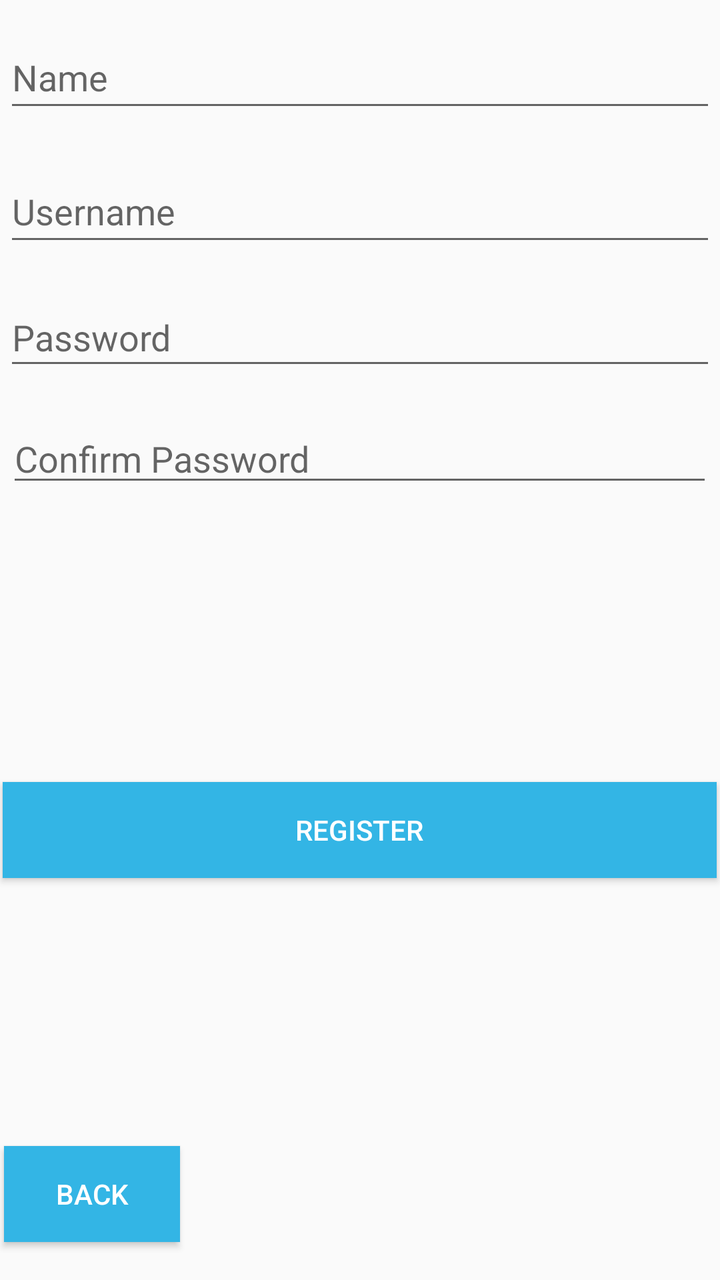
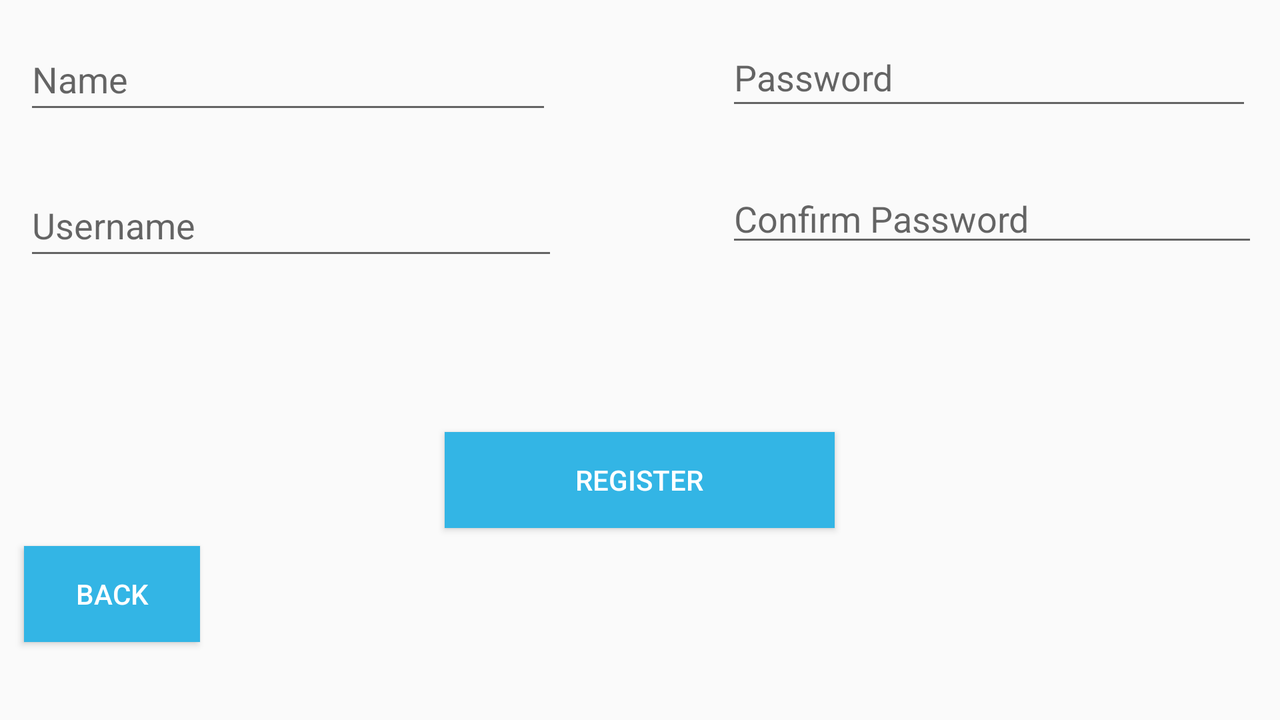

Compare how this app lays out the same screen by default and in its alternative resource folder. The renders come first, then the two layout files and the values they reference.
<!-- AndroidManifest.xml: application theme AppTheme -->
<!-- res/layout/activity_register.xml -->
<?xml version="1.0" encoding="utf-8"?>

<RelativeLayout xmlns:android="http://schemas.android.com/apk/res/android"
    xmlns:app="http://schemas.android.com/apk/res-auto"
    xmlns:tools="http://schemas.android.com/tools"
    android:layout_width="match_parent"
    android:layout_height="match_parent"
    tools:context=".RegisterActivity">


    <EditText
        android:id="@+id/etName"
        android:layout_width="356dp"
        android:layout_height="48dp"
        android:layout_alignParentTop="true"
        android:layout_centerHorizontal="true"
        android:layout_marginTop="13dp"
        android:ems="10"
        android:hint="Name"
        android:inputType="textPersonName"
        tools:layout_editor_absoluteX="19dp"
        tools:layout_editor_absoluteY="9dp" />

    <EditText
        android:id="@+id/etUsername"
        android:layout_width="356dp"
        android:layout_height="48dp"
        android:layout_alignParentTop="true"
        android:layout_centerHorizontal="true"
        android:layout_marginTop="80dp"
        android:ems="10"
        android:hint="Username"
        android:inputType="textPersonName"
        tools:layout_editor_absoluteX="18dp"
        tools:layout_editor_absoluteY="62dp" />

    <EditText
        android:id="@+id/etPassword"
        android:layout_width="356dp"
        android:layout_height="46dp"
        android:layout_alignParentTop="true"
        android:layout_centerHorizontal="true"
        android:layout_marginTop="144dp"
        android:ems="10"
        android:hint="Password"
        android:inputType="textPassword"
        tools:layout_editor_absoluteX="16dp"
        tools:layout_editor_absoluteY="120dp" />

    <Button
        android:id="@+id/bRegister"
        android:layout_width="357dp"
        android:layout_height="wrap_content"
        android:layout_alignParentBottom="true"
        android:layout_centerHorizontal="true"
        android:layout_marginBottom="201dp"
        android:background="@android:color/holo_blue_light"
        android:text="Register"
        android:textColor="#FFF"
        tools:layout_editor_absoluteX="16dp"
        tools:layout_editor_absoluteY="238dp" />

    <Button
        android:id="@+id/bBack"
        android:layout_width="wrap_content"
        android:layout_height="wrap_content"
        android:layout_alignParentBottom="true"
        android:layout_alignStart="@+id/etName"
        android:layout_marginBottom="19dp"
        android:background="@android:color/holo_blue_light"
        android:text="Back"
        android:textColor="#FFF" />

    <EditText
        android:id="@+id/etPassword2"
        android:layout_width="353dp"
        android:layout_height="wrap_content"
        android:layout_alignParentTop="true"
        android:layout_centerHorizontal="true"
        android:layout_marginTop="207dp"
        android:ems="10"
        android:hint="Confirm Password"
        android:inputType="textPassword" />

</RelativeLayout>
<!-- resources referenced by this layout -->
<resources>
  <style name="AppTheme" parent="Theme.AppCompat.Light.DarkActionBar">
          
          <item name="colorPrimary">@android:color/holo_blue_light</item>
          <item name="colorPrimaryDark">@android:color/holo_blue_dark</item>
          <item name="colorAccent">@android:color/holo_blue_light</item>
      </style>
</resources>
<!-- res/layout-land/activity_register.xml (the repository's variant of the layout above) -->
<!-- drawn on the phone turned sideways -->
<?xml version="1.0" encoding="utf-8"?>

<RelativeLayout xmlns:android="http://schemas.android.com/apk/res/android"
    xmlns:app="http://schemas.android.com/apk/res-auto"
    xmlns:tools="http://schemas.android.com/tools"
    android:layout_width="match_parent"
    android:layout_height="match_parent"
    tools:context=".RegisterActivity">


    <EditText
        android:id="@+id/etName"
        android:layout_width="264dp"
        android:layout_height="48dp"
        android:layout_alignParentStart="true"
        android:layout_alignParentTop="true"
        android:layout_marginStart="12dp"
        android:layout_marginTop="14dp"
        android:ems="10"
        android:hint="Name"
        android:inputType="textPersonName"
        tools:layout_editor_absoluteX="19dp"
        tools:layout_editor_absoluteY="9dp" />

    <EditText
        android:id="@+id/etUsername"
        android:layout_width="267dp"
        android:layout_height="48dp"
        android:layout_alignParentTop="true"
        android:layout_alignStart="@+id/etName"
        android:layout_marginTop="87dp"
        android:ems="10"
        android:hint="Username"
        android:inputType="textPersonName"
        tools:layout_editor_absoluteX="18dp"
        tools:layout_editor_absoluteY="62dp" />

    <EditText
        android:id="@+id/etPassword"
        android:layout_width="263dp"
        android:layout_height="46dp"
        android:layout_alignStart="@+id/etPassword2"
        android:layout_alignTop="@+id/etName"
        android:ems="10"
        android:hint="Password"
        android:inputType="textPassword"
        tools:layout_editor_absoluteX="16dp"
        tools:layout_editor_absoluteY="120dp" />

    <Button
        android:id="@+id/bRegister"
        android:layout_width="195dp"
        android:layout_height="wrap_content"
        android:layout_alignParentBottom="true"
        android:layout_centerHorizontal="true"
        android:layout_marginBottom="96dp"
        android:background="@android:color/holo_blue_light"
        android:text="Register"
        android:textColor="#FFF"
        tools:layout_editor_absoluteX="16dp"
        tools:layout_editor_absoluteY="238dp" />

    <Button
        android:id="@+id/bBack"
        android:layout_width="wrap_content"
        android:layout_height="wrap_content"
        android:layout_alignParentBottom="true"
        android:layout_alignStart="@+id/etName"
        android:layout_marginBottom="39dp"
        android:background="@android:color/holo_blue_light"
        android:text="Back"
        android:textColor="#FFF" />

    <EditText
        android:id="@+id/etPassword2"
        android:layout_width="266dp"
        android:layout_height="wrap_content"
        android:layout_alignParentEnd="true"
        android:layout_alignTop="@+id/etUsername"
        android:layout_marginEnd="11dp"
        android:ems="10"
        android:hint="Confirm Password"
        android:inputType="textPassword" />

</RelativeLayout>
